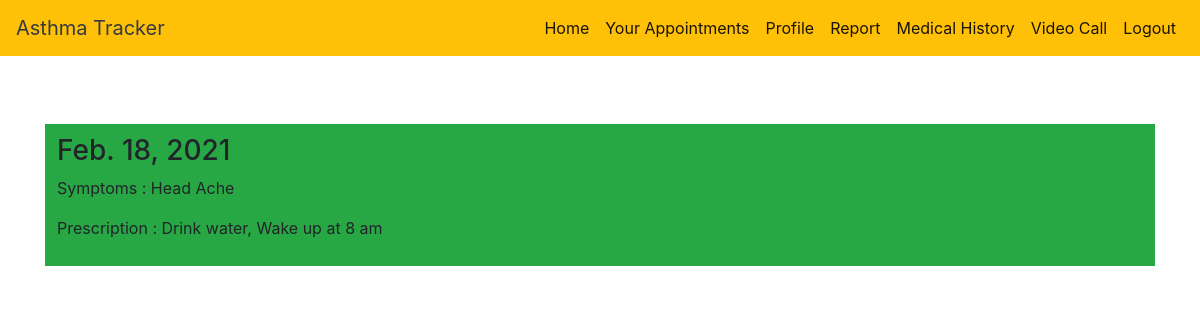
The page /medical_history/ (signed in) on the database as committed earlier.
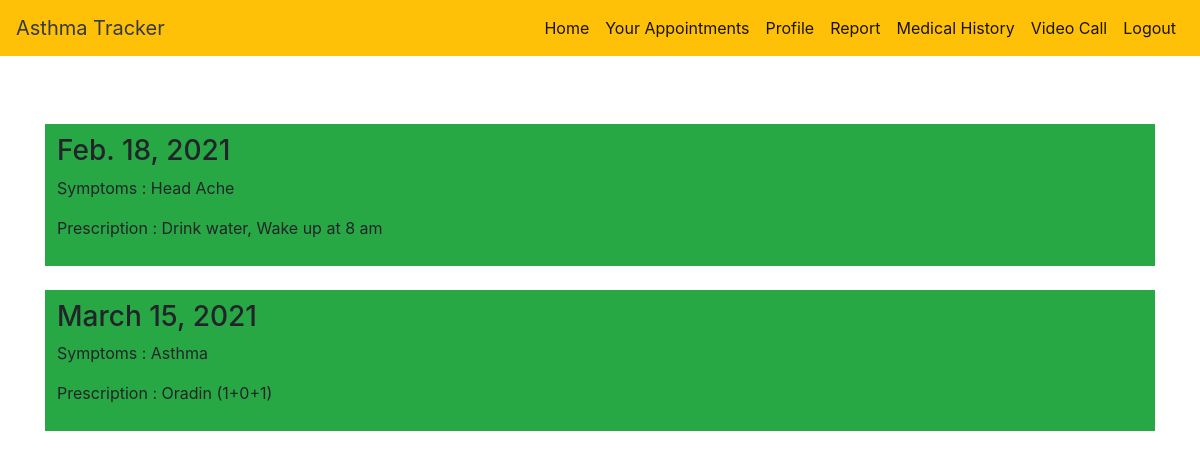
The same page on the database as committed later.
### DOCTOR/models.py (models this page shows)
class Prescription(models.Model):
    prescription = models.CharField(max_length=200)
    symptoms = models.CharField(max_length=200)
    patient = models.ForeignKey(Patient, on_delete=models.CASCADE, unique=False)
    doctor = models.ForeignKey(Doctor, on_delete=models.CASCADE, unique=False)
    appointment = models.ForeignKey('COMMON_APP.Appointment', on_delete=models.CASCADE, unique=False)
    prescripted_date = models.DateField(auto_now=True)
    outstanding = models.IntegerField(default=0)
    paid = models.IntegerField(default=0)
    total = models.IntegerField(default=0)

### COMMON_APP/views.py (the view)
# urls.py: path('medical_history/', medical_history, name='medical_history'),
def medical_history(request):
    status = False
    if request.user:
        status = request.user
    user_id = User.objects.get(username=request.user)
    print(user_id)
    patient = Patient.objects.get(username=user_id)
    data = Prescription.objects.filter(patient=patient)
    print(data)
    return render(request, 'medical_history.html', {"data": data, 'user': "P", 'status': status})

### templates/medical_history.html (shortened to what this page needs)
<!DOCTYPE html>
<html>
<head>
    <link rel="stylesheet" href="https://stackpath.bootstrapcdn.com/bootstrap/4.5.0/css/bootstrap.min.css">
</head>
<body>
{% include "nav.html" %}
<div class="container">
    <br><br>
    {% for i in data %}
    <div class="panel panel-default bg-success">
        <div class="panel-body"><h3>{{ i.prescripted_date }}</h3>
            <p>Symptoms : {{ i.symptoms}}</p>
            <p>Prescription : {{ i.prescription }}</p>
        </div>
    </div>
    <br>
    {% endfor %}
</div>
</body>
</html>

Rows that differ between the two databases and show on the page:
added Prescription: prescripted_date "March 15, 2021", symptoms "Asthma", prescription "Oradin (1+0+1)"
